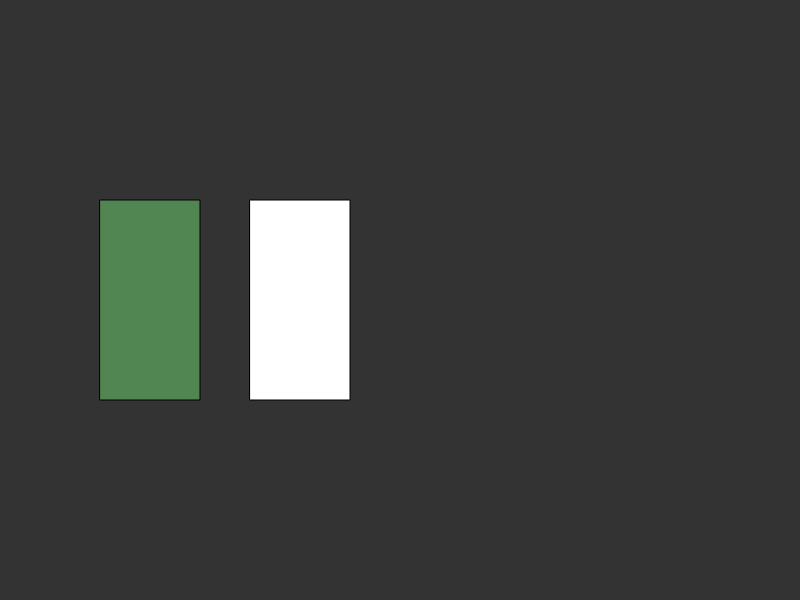
Frame 1 (no input)
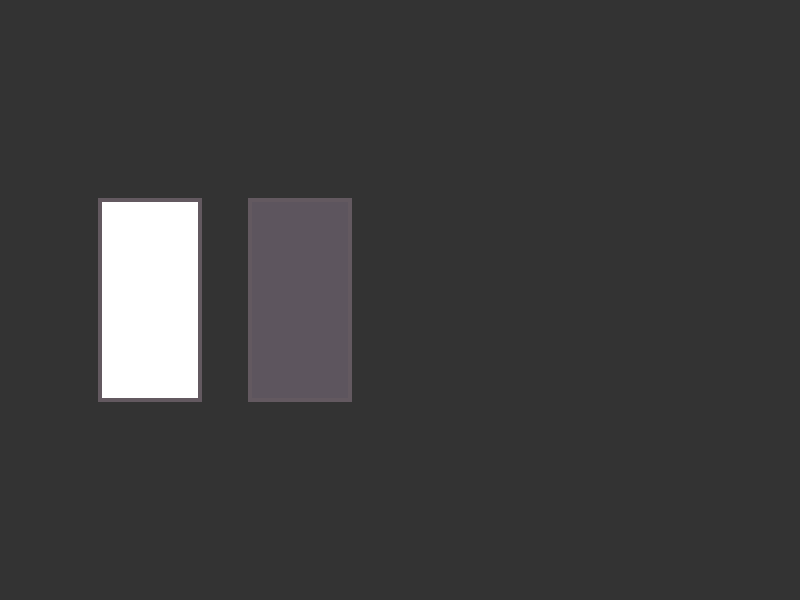
Frame 60 (no input)
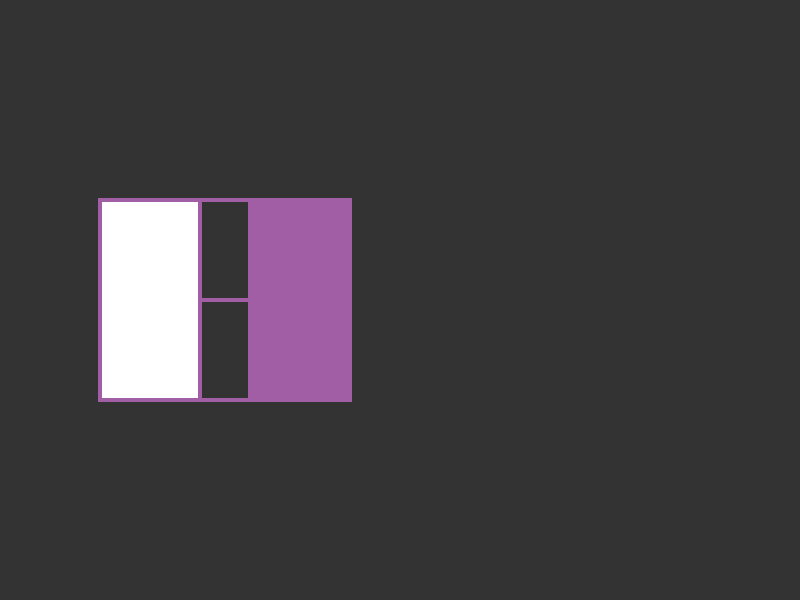
Frame 120 (the mouse pressed at the canvas centre since frame 60)

The p5.js sketch that drew these frames (run headless with seeded random() and noise() and a simulated clock; from frame 60 on, the mouse is pressed at the canvas centre):

// p5.js sketch
// ── sketch.js
var r,g,b
var counter
var color_is_right
var inc = 0.01

function setup()
{
  createCanvas (800, 600);
  background (51);

  r = random()
  g = random()
  b = random()

  color_is_right = false;
  counter = 0

  frameRate(20)

}

function draw()
{
  background(51)
  counter ++

  r += inc
  g += inc
  b += inc


  if(counter % 40 == 0){
    color_is_right = !color_is_right

    //risuvane na linii koeto ne e zaduljitelno
    strokeWeight(4)
    stroke(noise(r) * 255,noise(g) * 255,noise(b) * 255)
    line(200,200, 250,200)
    line(200,300, 250,300)
    line(200,400, 250,400)
  }

  if(!color_is_right){
    fill (noise(r) * 255,noise(g) * 255,noise(b) * 255);
    rect (100, 200, 100, 200);
    fill (255)
    rect (250, 200, 100, 200);
  }else{
    fill (255)
    rect (100, 200, 100, 200);
    fill (noise(r) * 255,noise(g) * 255,noise(b) * 255);
    rect (250, 200, 100, 200);
  }
}
